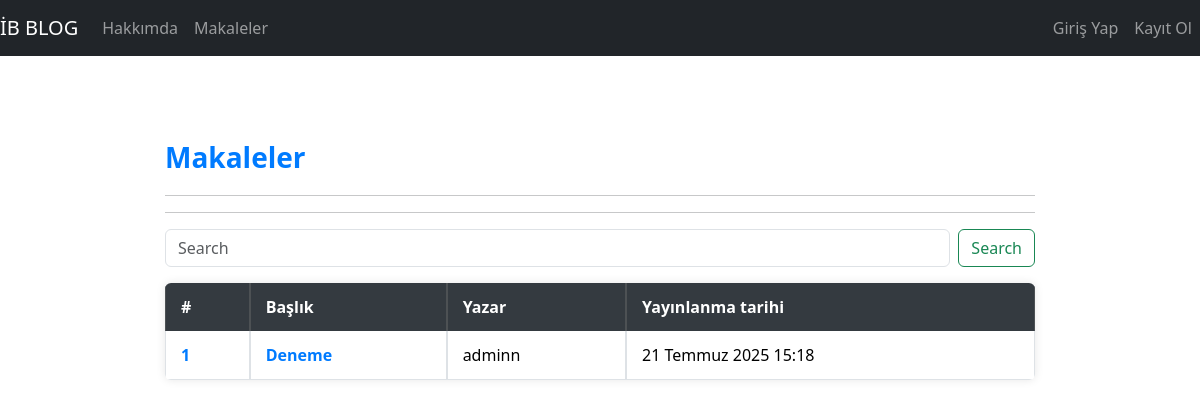
The app's page /articles/, older data.
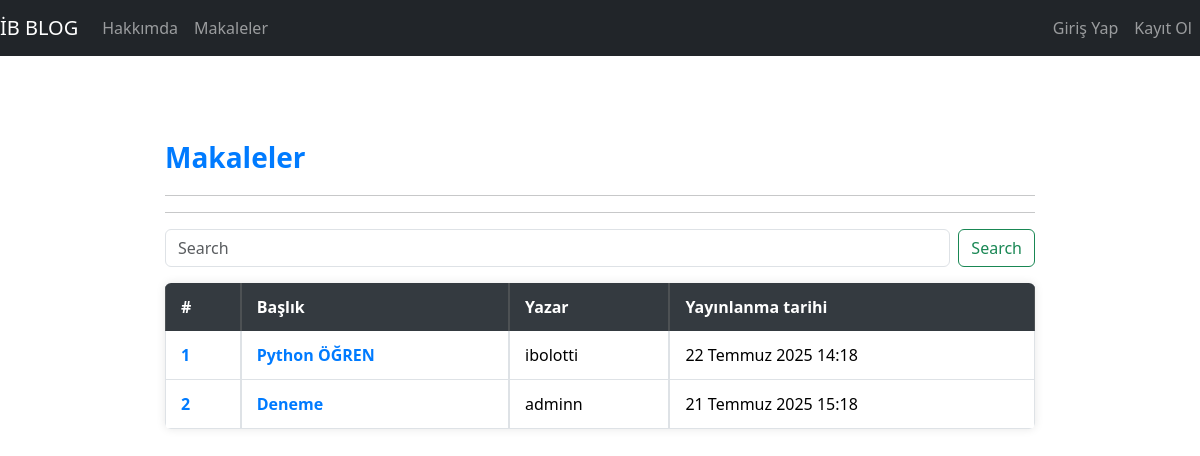
The same page, newer data.
### article/models.py (models this page shows, shortened)
class Article(models.Model):
    author = models.ForeignKey("auth.User", on_delete=models.CASCADE , verbose_name="Yazar")
    title = models.CharField(max_length=50, verbose_name="Başlık")
    content = RichTextField(verbose_name="İçerik")
    created_date = models.DateTimeField(auto_now_add=True, verbose_name="Oluşturulma Tarihi")
    class Meta:
        ordering = ["-created_date"]

### article/views.py (the view)
# urls.py: path('',views.articles, name="articles"),
def articles(request):
    keyword = request.GET.get("keyword")
    if keyword :
        articles = Article.objects.filter(title__contains = keyword)
        return render(request, "articles.html", {"articles":articles})
    articles = Article.objects.all()
    return render(request, "articles.html", {"articles":articles})

### templates/articles.html (shortened to what this page needs)
{% extends "layout.html" %}
{% block body %}
<h3>Makaleler</h3>
<hr><hr>
<form class="d-flex mb-3" role="search">
    <input class="form-control me-2" type="search" name = "keyword"placeholder="Search" aria-label="Search">
    <button class="btn btn-outline-success" type="submit">Search</button>
</form>
{% if articles %}
<table class="table table-hover table-bordered">
  <thead class="table-dark">
    <tr>
      <th scope="col">#</th>
      <th scope="col">Başlık</th>
      <th scope="col">Yazar</th>
      <th scope="col">Yayınlanma tarihi</th>
    </tr>
  </thead>
  <tbody>
{% for article in articles  %}
    <tr>
      <td><a href="{% url 'article:article' article.id %}">{{forloop.counter}}</a></td>
      <td><a href="{% url 'article:article' article.id %}">{{article.title}}</a></td>
      <td>{{article.author}}</td>
      <td>{{article.created_date}}</td>
    </tr>
{% endfor %}
  </tbody>
</table>
{% else %}
<div class="alert alert-danger">Makale bulunamadı.</div>
{% endif %}
{% endblock  %}

Row changes from the older to the newer data that the page shows:
added Article: title "Python ÖĞREN", author "ibolotti", created_date "22 Temmuz 2025 14:18"
